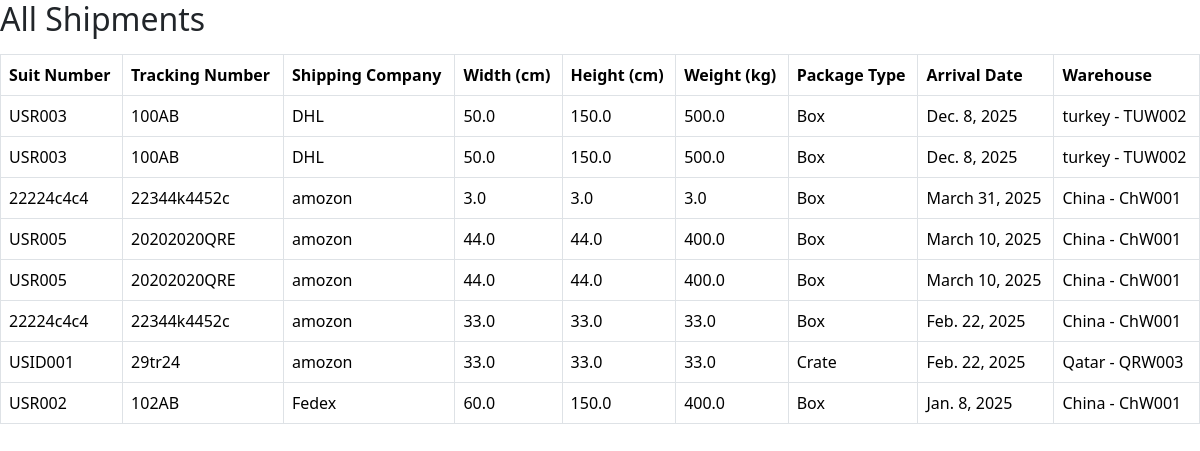
Page /shipment/ on the earlier database version.
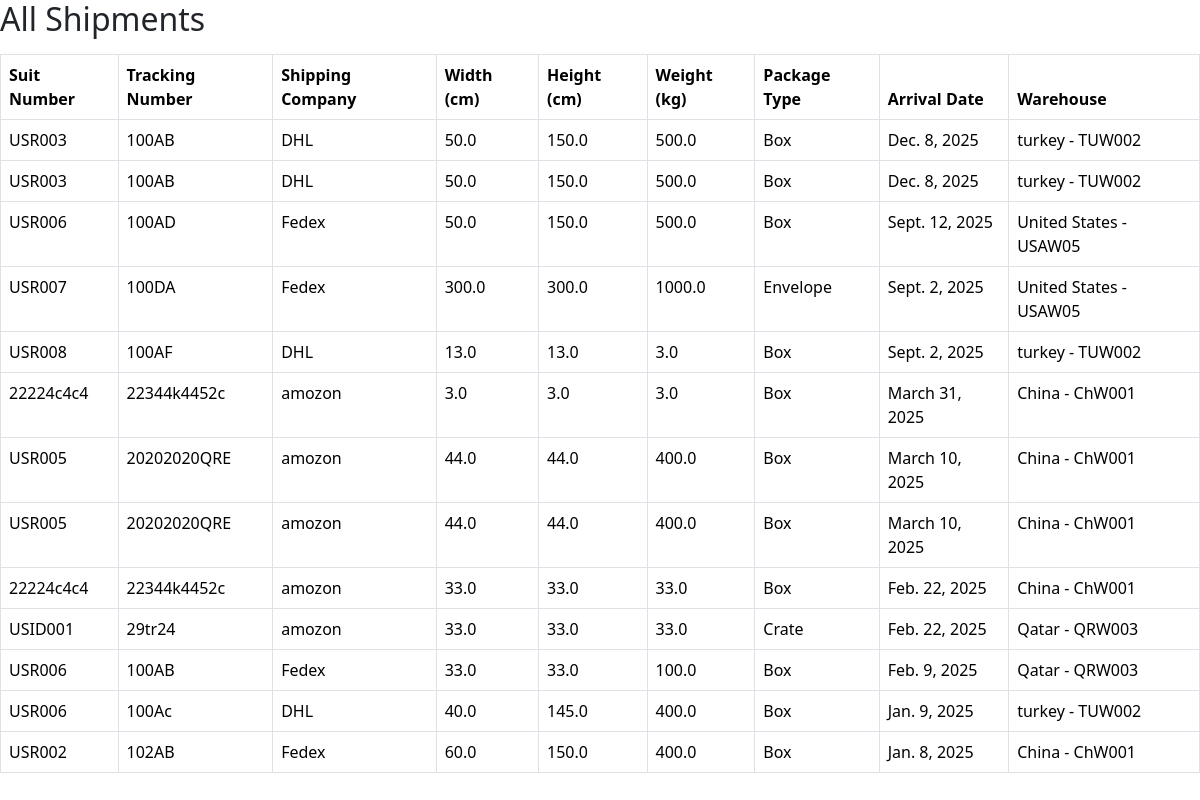
Same page on the later database version.
### core/models.py (models this page shows, shortened)
class Shipment(models.Model):
    suit_number = models.CharField(max_length=50)
    tracking_number = models.CharField(max_length=50)
    shipping_company = models.CharField(max_length=100)
    width = models.FloatField()
    height = models.FloatField()
    weight = models.FloatField()
    package_type = models.CharField(max_length=50)
    arrival_date = models.DateField()
    warehouse = models.ForeignKey(Warehouse, on_delete=models.CASCADE, null=True, blank=True)

class Warehouse(models.Model):
    WAREHOUSE_CHOICES = [
        ('ChW001', 'ChW001'),
        ('TUW002', 'TUW002'),
        ('QRW003', 'QRW003'),
        ('UAEW04', 'UAEW04'),
        ('USAW05', 'USAW05'),
        ('BAW006', 'BAW006'),
    ]
    country_name = models.CharField(max_length=100)
    warehouse_id = models.CharField(max_length=10, choices=WAREHOUSE_CHOICES, unique=True)
    def __str__(self):
        return f"{self.country_name} - {self.warehouse_id}"

### core/views.py (the view)
# urls.py: path('shipment/', views.shipment_view, name='shipment'),
def shipment_view(request):
    if request.method == "POST":
        form = ShipmentCustomForm(request.POST)
        if form.is_valid():
            data = form.cleaned_data
            Shipment.objects.create(
                suit_number=data['suit_number'],
                tracking_number=data['tracking_number'],
                shipping_company=data['shipping_company'],
                width=data['width'],
                height=data['height'],
                weight=data['weight'],
                package_type=data['package_type'],
                arrival_date=data['arrival_date'],
                warehouse=data['warehouse']
            )
            messages.success(request, f"Shipment {data['suit_number']} saved successfully!")
            return redirect('shipment')  # redirect to the same page
        else:
            messages.error(request, "Please correct the errors below.")
    else:
        form = ShipmentCustomForm()
    shipments = Shipment.objects.all().order_by('-arrival_date')
    context = {
        'form': form,
        'shipments': shipments
    }
    return render(request, 'Shipment-data.html', context)

### core/templates/Shipment-data.html (shortened to what this page needs)
<!DOCTYPE html>
<html lang="en">
<head>
    <link href="https://cdn.jsdelivr.net/npm/bootstrap@5.3.2/dist/css/bootstrap.min.css" rel="stylesheet">
</head>
<body>
    <h2>All Shipments</h2>
    <table class="table table-bordered mt-3">
        <thead>
            <tr>
                <th>Suit Number</th>
                <th>Tracking Number</th>
                <th>Shipping Company</th>
                <th>Width (cm)</th>
                <th>Height (cm)</th>
                <th>Weight (kg)</th>
                <th>Package Type</th>
                <th>Arrival Date</th>
                <th>Warehouse</th>
            </tr>
        </thead>
        <tbody>
            {% for shipment in shipments %}
                <tr>
                    <td>{{ shipment.suit_number }}</td>
                    <td>{{ shipment.tracking_number }}</td>
                    <td>{{ shipment.shipping_company }}</td>
                    <td>{{ shipment.width }}</td>
                    <td>{{ shipment.height }}</td>
                    <td>{{ shipment.weight }}</td>
                    <td>{{ shipment.package_type }}</td>
                    <td>{{ shipment.arrival_date }}</td>
                    <td>{{ shipment.warehouse }}</td>
                </tr>
            {% empty %}
                <tr>
                    <td colspan="9" class="text-center">No shipments yet.</td>
                </tr>
            {% endfor %}
        </tbody>
    </table>
</body>
</html>

Differences in the rows shown:
added Shipment: suit_number "USR006", tracking_number "100AD", shipping_company "Fedex", width "50.0", height "150.0", weight "500.0", package_type "Box", arrival_date "Sept. 12, 2025", warehouse "United States - USAW05"
added Shipment: suit_number "USR007", tracking_number "100DA", shipping_company "Fedex", width "300.0", height "300.0", weight "1000.0", package_type "Envelope", arrival_date "Sept. 2, 2025", warehouse "United States - USAW05"
added Shipment: suit_number "USR008", tracking_number "100AF", shipping_company "DHL", width "13.0", height "13.0", weight "3.0", package_type "Box", arrival_date "Sept. 2, 2025", warehouse "turkey - TUW002"
added Shipment: suit_number "USR006", tracking_number "100AB", shipping_company "Fedex", width "33.0", height "33.0", weight "100.0", package_type "Box", arrival_date "Feb. 9, 2025", warehouse "Qatar - QRW003"
added Shipment: suit_number "USR006", tracking_number "100Ac", shipping_company "DHL", width "40.0", height "145.0", weight "400.0", package_type "Box", arrival_date "Jan. 9, 2025", warehouse "turkey - TUW002"
